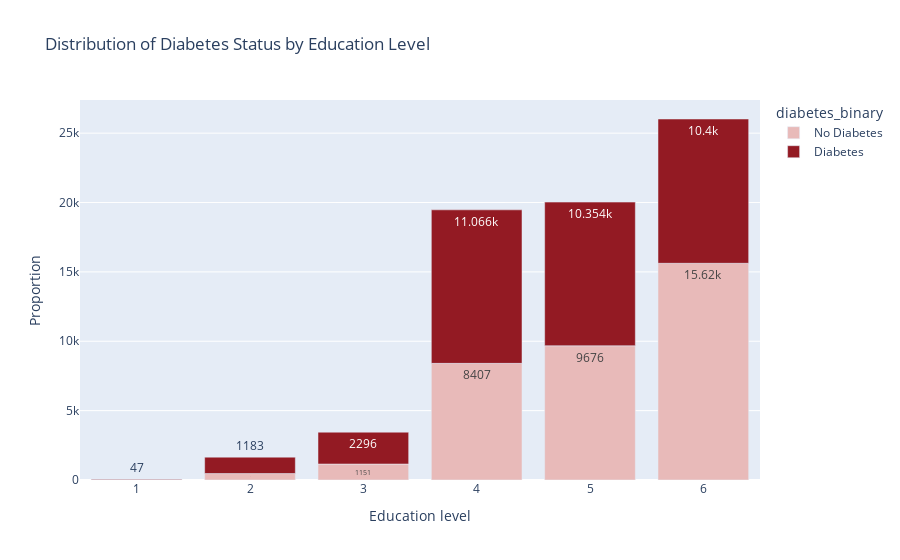

Notebook source saved alongside this figure:
### Markdown cell above
### Education & Diabetes  
*Group respondents by education level and diabetes status, then plot a stacked bar chart of counts to show how the mix of “Diabetes” vs “No Diabetes” changes across education levels.*

### Code cell
edu_diab = (
    df_brfss.groupby(["education","diabetes_binary"])
    .size().reset_index(name="count")
)
edu_diab["diabetes_binary"] = edu_diab["diabetes_binary"].map({0:"No Diabetes",1:"Diabetes"})

fig = px.bar(
    edu_diab, x="education", y="count", color="diabetes_binary",
    title="Distribution of Diabetes Status by Education Level",
    barmode="relative", text_auto=True, color_discrete_sequence=["#E8BAB9","#931A23"]
)
fig.update_layout(xaxis_title="Education level", yaxis_title="Proportion")

### Figure 1 — Plotly figure (JSON) as saved in the notebook; plotly's stock layout.template omitted (floating-point values rounded to 4 significant figures)
{"data": [{"alignmentgroup": "True", "hovertemplate": "diabetes_binary=No Diabetes<br>education=%{x}<br>count=%{y}<extra></extra>", "legendgroup": "No Diabetes", "marker": {"color": "#E8BAB9", "pattern": {"shape": ""}}, "name": "No Diabetes", "offsetgroup": "No Diabetes", "orientation": "v", "showlegend": true, "textposition": "auto", "texttemplate": "%{y}", "type": "bar", "x": [1, 2, 3, 4, 5, 6], "xaxis": "x", "y": [28, 464, 1151, 8407, 9676, 15620], "yaxis": "y"}, {"alignmentgroup": "True", "hovertemplate": "diabetes_binary=Diabetes<br>education=%{x}<br>count=%{y}<extra></extra>", "legendgroup": "Diabetes", "marker": {"color": "#931A23", "pattern": {"shape": ""}}, "name": "Diabetes", "offsetgroup": "Diabetes", "orientation": "v", "showlegend": true, "textposition": "auto", "texttemplate": "%{y}", "type": "bar", "x": [1, 2, 3, 4, 5, 6], "xaxis": "x", "y": [47, 1183, 2296, 11066, 10354, 10400], "yaxis": "y"}], "layout": {"barmode": "relative", "legend": {"title": {"text": "diabetes_binary"}, "tracegroupgap": 0}, "title": {"text": "Distribution of Diabetes Status by Education Level"}, "xaxis": {"anchor": "y", "domain": [0, 1], "title": {"text": "Education level"}}, "yaxis": {"anchor": "x", "domain": [0, 1], "title": {"text": "Proportion"}}}}
